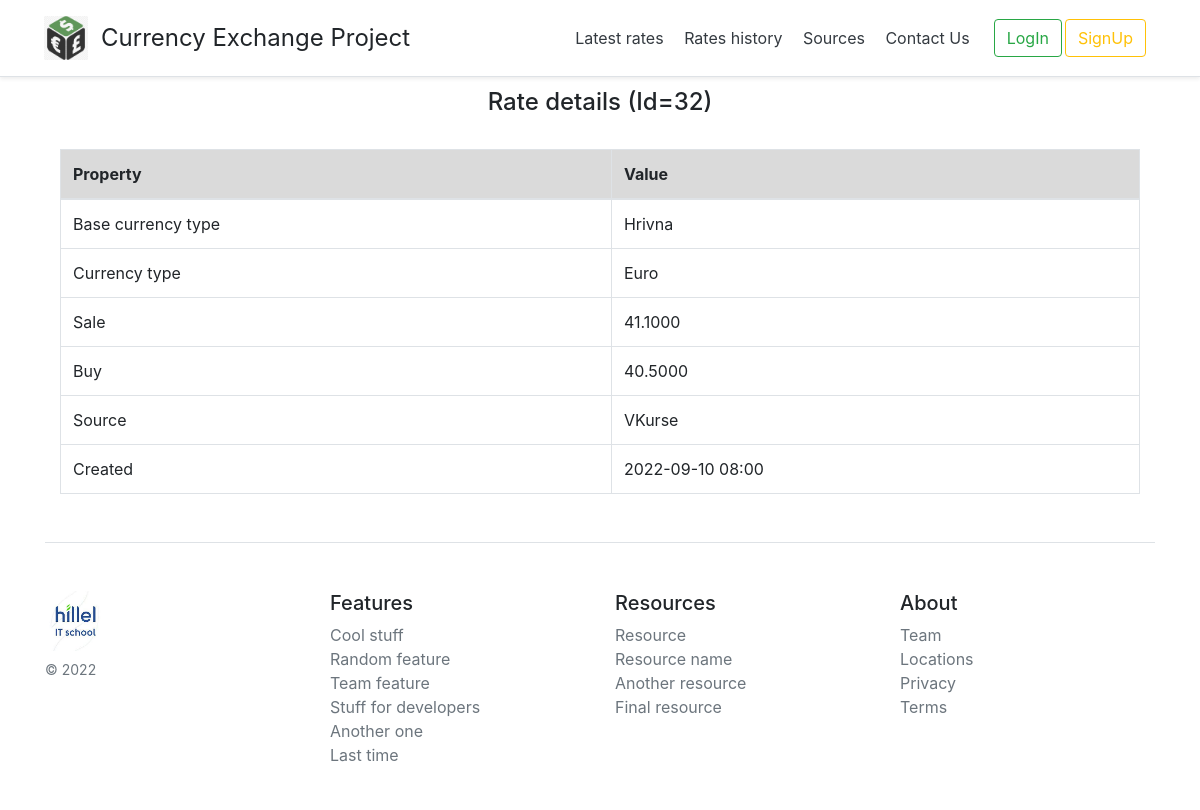
Screenshot of /currency/rate/details/32 with the database file from the repository.
### currency/models.py (models this page shows, shortened)
class Rate(models.Model):
    base_currency_type = models.CharField(
        max_length=3,
        choices=CarrencyType.choices,
        default=CarrencyType.CURRENCY_TYPE_UAH
    )
    currency_type = models.CharField(max_length=3, choices=CarrencyType.choices)
    sale = models.DecimalField(max_digits=10, decimal_places=4)
    buy = models.DecimalField(max_digits=10, decimal_places=4)
    source = models.ForeignKey('currency.Source',
                               on_delete=models.CASCADE,
                               related_name='rates')
    created = models.DateTimeField(auto_now_add=True)

class Source(models.Model):
    source_url = models.CharField(max_length=255)
    name = models.CharField(max_length=64, unique=True)
    code_name = models.CharField(max_length=16, unique=True)
    logo = models.FileField(upload_to=source_logo)

### currency/views.py (the view)
# urls.py: path('rate/details/<int:pk>', views.RateDetailsView.as_view(), name='rate_details'),
class RateDetailsView(generic.DetailView):
    queryset = Rate.objects.all()
    template_name = 'rate_details.html'
    @silk_profile(name='RateDetailsView: get_context_data')
    def get_context_data(self, **kwargs):
        context = super().get_context_data(**kwargs)
        context['title'] = f'Rate details (Id={self.object.id})'
        return context

### currency/templates/rate_details.html (shortened to what this page needs)
{% extends 'base.html' %}
{% block main_content %}
    {% if object %}
        <table class="table table-bordered table-hover">
            <thead>
                <tr class="table-active">
                    <th>Property</th>
                    <th>Value</th>
                </tr>
            </thead>
            <tbody>
                <tr>
                    <td>Base currency type</td>
                    <td>{{ object.get_base_currency_type_display }}</td>
                </tr>
                <tr>
                    <td>Currency type</td>
                    <td>{{ object.get_currency_type_display }}</td>
                </tr>
                <tr>
                    <td>Sale</td>
                    <td>{{ object.sale }}</td>
                </tr>
                <tr>
                    <td>Buy</td>
                    <td>{{ object.buy }}</td>
                </tr>
                <tr>
                    <td>Source</td>
                    <td>{{ object.source.name }}</td>
                </tr>
                <tr>
                    <td>Created</td>
                    <td>{{ object.created|date:'Y-m-d H:i' }}</td>
                </tr>
            </tbody>
        </table>
    {% else %}
        <p>Объект не найден!</p>p>
    {% endif %}
{% endblock main_content %}

### rows the page displays
Rate: base_currency_type "Hrivna", currency_type "Euro", sale "41.1000", buy "40.5000", source.name "VKurse", created "2022-09-10 08:00"

### other values shown
{{ title }} "Rate details (Id=32)"
